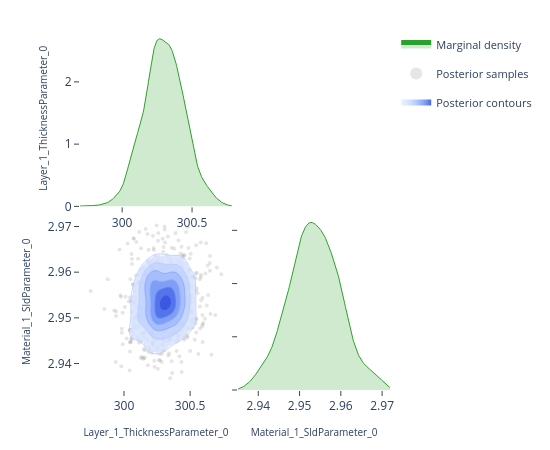

Here is the notebook cell this chart was saved with:
### Code cell
# ---- Pairwise focus: thickness vs SLD ---------------------------------------
# A 2-parameter corner plot zooms in on the joint posterior for a specific
# pair.  This is the same view the EasyReflectometryApp's "2D Heatmap"
# sub-tab uses to inspect parameter degeneracies.


params_of_interest = ['Layer_1_ThicknessParameter_0', 'Material_1_SldParameter_0']
idx = [posterior.param_names.index(p) for p in params_of_interest]
subset_draws = np.asarray(posterior.draws)[:, idx]

fig = plot_corner(subset_draws, params_of_interest)
fig.show()

### Figure 1 — Plotly figure (JSON) as saved in the notebook; plotly's stock layout.template omitted (floating-point values rounded to 4 significant figures; data arrays with more than 128 entries replaced by an {"elided": "..."} marker saying what was removed)
{"data": [{"fill": "tozeroy", "fillcolor": "rgba(44, 160, 44, 0.22)", "hoverinfo": "skip", "legendgroup": "marginal", "line": {"color": "rgb(44, 160, 44)", "width": 1}, "mode": "lines", "name": "Marginal density", "showlegend": true, "type": "scatter", "x": {"elided": "256 float values"}, "xaxis": "x", "y": {"elided": "256 float values"}, "yaxis": "y"}, {"hoverinfo": "skip", "legendgroup": "scatter", "marker": {"color": "rgba(140, 140, 140, 0.22)", "size": 4}, "mode": "markers", "name": "Posterior samples", "showlegend": true, "type": "scatter", "x": {"elided": "760 float values"}, "xaxis": "x3", "y": {"elided": "760 float values"}, "yaxis": "y3", "zorder": 0}, {"colorscale": [[0.0, "rgba(224, 233, 255, 0.62)"], [0.35, "rgba(183, 203, 255, 0.70)"], [0.6, "rgba(138, 169, 252, 0.78)"], [0.82, "rgba(96, 131, 242, 0.84)"], [1.0, "rgba(58, 86, 224, 0.90)"]], "connectgaps": false, "contours": {"coloring": "fill", "end": 177.2, "showlabels": false, "showlines": false, "size": 27.98, "start": 37.31}, "hoverinfo": "skip", "legendgroup": "contour", "name": "Posterior contours", "showlegend": true, "showscale": false, "type": "contour", "x": [299.7, 299.7, 299.7, 299.7, 299.8, 299.8, 299.8, 299.8, 299.8, 299.8, 299.8, 299.8, 299.9, 299.9, 299.9, 299.9, 299.9, 299.9, 299.9, 300.0, 300.0, 300.0, 300.0, 300.0, 300.0, 300.0, 300.1, 300.1, 300.1, 300.1, 300.1, 300.1, 300.1, 300.2, 300.2, 300.2, 300.2, 300.2, 300.2, 300.2, 300.2, 300.3, 300.3, 300.3, 300.3, 300.3, 300.3, 300.3, 300.4, 300.4, 300.4, 300.4, 300.4, 300.4, 300.4, 300.5, 300.5, 300.5, 300.5, 300.5, 300.5, 300.5, 300.6, 300.6, 300.6, 300.6, 300.6, 300.6, 300.6, 300.6, 300.7, 300.7, 300.7, 300.7, 300.7, 300.7, 300.7, 300.8, 300.8, 300.8], "xaxis": "x3", "y": [2.935, 2.936, 2.936, 2.937, 2.937, 2.937, 2.938, 2.938, 2.939, 2.939, 2.94, 2.94, 2.941, 2.941, 2.942, 2.942, 2.943, 2.943, 2.943, 2.944, 2.944, 2.945, 2.945, 2.946, 2.946, 2.947, 2.947, 2.948, 2.948, 2.949, 2.949, 2.95, 2.95, 2.95, 2.951, 2.951, 2.952, 2.952, 2.953, 2.953, 2.954, 2.954, 2.955, 2.955, 2.956, 2.956, 2.957, 2.957, 2.957, 2.958, 2.958, 2.959, 2.959, 2.96, 2.96, 2.961, 2.961, 2.962, 2.962, 2.963, 2.963, 2.964, 2.964, 2.964, 2.965, 2.965, 2.966, 2.966, 2.967, 2.967, 2.968, 2.968, 2.969, 2.969, 2.97, 2.97, 2.971, 2.971, 2.971, 2.972], "yaxis": "y3", "z": {"elided": "80x80 float values"}, "zmax": 177.2, "zmin": 37.31, "zorder": 1}, {"colorscale": [[0.0, "rgba(183, 203, 255, 0.94)"], [0.35, "rgba(183, 203, 255, 0.94)"], [0.35, "rgba(138, 169, 252, 0.95)"], [0.6, "rgba(138, 169, 252, 0.95)"], [0.6, "rgba(96, 131, 242, 0.96)"], [0.82, "rgba(96, 131, 242, 0.96)"], [0.82, "rgba(58, 86, 224, 0.98)"], [1.0, "rgba(58, 86, 224, 0.98)"]], "contours": {"coloring": "lines", "end": 177.2, "showlabels": false, "size": 27.98, "start": 37.31}, "hoverinfo": "skip", "legendgroup": "contour", "line": {"width": 0.9}, "showlegend": false, "showscale": false, "type": "contour", "x": [299.7, 299.7, 299.7, 299.7, 299.8, 299.8, 299.8, 299.8, 299.8, 299.8, 299.8, 299.8, 299.9, 299.9, 299.9, 299.9, 299.9, 299.9, 299.9, 300.0, 300.0, 300.0, 300.0, 300.0, 300.0, 300.0, 300.1, 300.1, 300.1, 300.1, 300.1, 300.1, 300.1, 300.2, 300.2, 300.2, 300.2, 300.2, 300.2, 300.2, 300.2, 300.3, 300.3, 300.3, 300.3, 300.3, 300.3, 300.3, 300.4, 300.4, 300.4, 300.4, 300.4, 300.4, 300.4, 300.5, 300.5, 300.5, 300.5, 300.5, 300.5, 300.5, 300.6, 300.6, 300.6, 300.6, 300.6, 300.6, 300.6, 300.6, 300.7, 300.7, 300.7, 300.7, 300.7, 300.7, 300.7, 300.8, 300.8, 300.8], "xaxis": "x3", "y": [2.935, 2.936, 2.936, 2.937, 2.937, 2.937, 2.938, 2.938, 2.939, 2.939, 2.94, 2.94, 2.941, 2.941, 2.942, 2.942, 2.943, 2.943, 2.943, 2.944, 2.944, 2.945, 2.945, 2.946, 2.946, 2.947, 2.947, 2.948, 2.948, 2.949, 2.949, 2.95, 2.95, 2.95, 2.951, 2.951, 2.952, 2.952, 2.953, 2.953, 2.954, 2.954, 2.955, 2.955, 2.956, 2.956, 2.957, 2.957, 2.957, 2.958, 2.958, 2.959, 2.959, 2.96, 2.96, 2.961, 2.961, 2.962, 2.962, 2.963, 2.963, 2.964, 2.964, 2.964, 2.965, 2.965, 2.966, 2.966, 2.967, 2.967, 2.968, 2.968, 2.969, 2.969, 2.97, 2.97, 2.971, 2.971, 2.971, 2.972], "yaxis": "y3", "z": {"elided": "80x80 float values"}, "zmax": 177.2, "zmin": 37.31, "zorder": 2}, {"fill": "tozeroy", "fillcolor": "rgba(44, 160, 44, 0.22)", "hoverinfo": "skip", "legendgroup": "marginal", "line": {"color": "rgb(44, 160, 44)", "width": 1}, "mode": "lines", "name": "Marginal density", "showlegend": false, "type": "scatter", "x": {"elided": "256 float values"}, "xaxis": "x4", "y": {"elided": "256 float values"}, "yaxis": "y4"}], "layout": {"height": 450, "legend": {"font": {"size": 11}, "itemsizing": "constant", "orientation": "v", "x": 1.02, "xanchor": "left", "y": 1.0, "yanchor": "top"}, "margin": {"b": 60, "l": 80, "r": 160, "t": 30}, "plot_bgcolor": "white", "showlegend": true, "width": 550, "xaxis": {"anchor": "y", "domain": [0.0, 0.49], "showgrid": false, "ticks": "outside", "zeroline": false}, "xaxis2": {"anchor": "y2", "domain": [0.51, 1.0], "showgrid": false, "ticks": "outside", "visible": false, "zeroline": false}, "xaxis3": {"anchor": "y3", "domain": [0.0, 0.49], "showgrid": false, "ticks": "outside", "title": {"font": {"size": 10}, "text": "Layer_1_ThicknessParameter_0"}, "zeroline": false}, "xaxis4": {"anchor": "y4", "domain": [0.51, 1.0], "showgrid": false, "ticks": "outside", "title": {"font": {"size": 10}, "text": "Material_1_SldParameter_0"}, "zeroline": false}, "yaxis": {"anchor": "x", "domain": [0.51, 1.0], "showgrid": false, "ticks": "outside", "title": {"font": {"size": 10}, "text": "Layer_1_ThicknessParameter_0"}, "zeroline": false}, "yaxis2": {"anchor": "x2", "domain": [0.51, 1.0], "showgrid": false, "ticks": "outside", "visible": false, "zeroline": false}, "yaxis3": {"anchor": "x3", "domain": [0.0, 0.49], "showgrid": false, "ticks": "outside", "title": {"font": {"size": 10}, "text": "Material_1_SldParameter_0"}, "zeroline": false}, "yaxis4": {"anchor": "x4", "domain": [0.0, 0.49], "showgrid": false, "showticklabels": false, "ticks": "outside", "zeroline": false}}}
